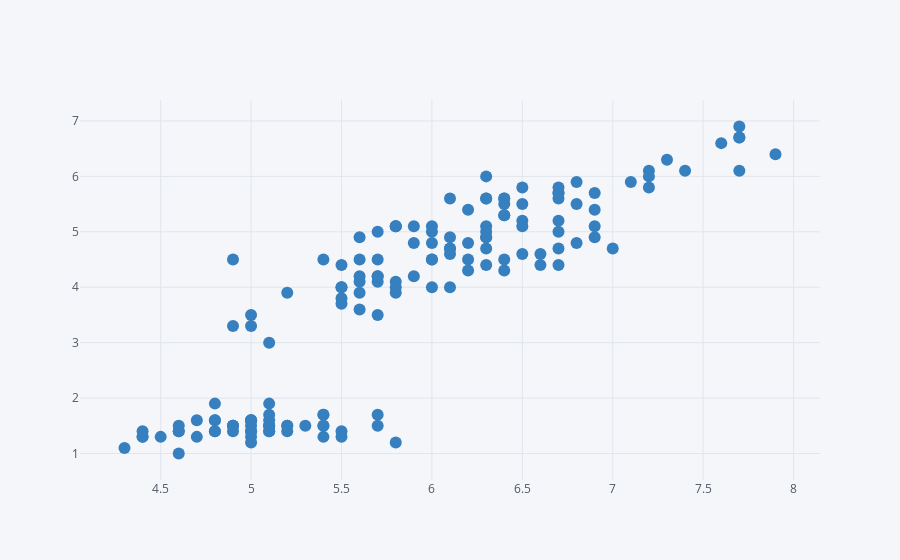

The notebook cell saved with this chart:
### Code cell
df.iplot(x = 'SepalLengthCm', y = 'PetalLengthCm',mode = 'markers',kind = 'scatter',colors = 'blue')

### Figure 1 — Plotly figure (JSON) as saved in the notebook; plotly's stock layout.template omitted (floating-point values rounded to 4 significant figures; data arrays with more than 128 entries replaced by an {"elided": "..."} marker saying what was removed)
{"data": [{"line": {"color": "rgba(55, 128, 191, 1.0)", "dash": "solid", "shape": "linear", "width": 1.3}, "marker": {"size": 12, "symbol": "circle"}, "mode": "markers", "name": "PetalLengthCm", "text": "", "type": "scatter", "x": {"elided": "150 float values"}, "y": {"elided": "150 float values"}}], "layout": {"legend": {"bgcolor": "#F5F6F9", "font": {"color": "#4D5663"}}, "paper_bgcolor": "#F5F6F9", "plot_bgcolor": "#F5F6F9", "title": {"font": {"color": "#4D5663"}}, "xaxis": {"gridcolor": "#E1E5ED", "showgrid": true, "tickfont": {"color": "#4D5663"}, "title": {"font": {"color": "#4D5663"}, "text": ""}, "zerolinecolor": "#E1E5ED"}, "yaxis": {"gridcolor": "#E1E5ED", "showgrid": true, "tickfont": {"color": "#4D5663"}, "title": {"font": {"color": "#4D5663"}, "text": ""}, "zerolinecolor": "#E1E5ED"}}}
